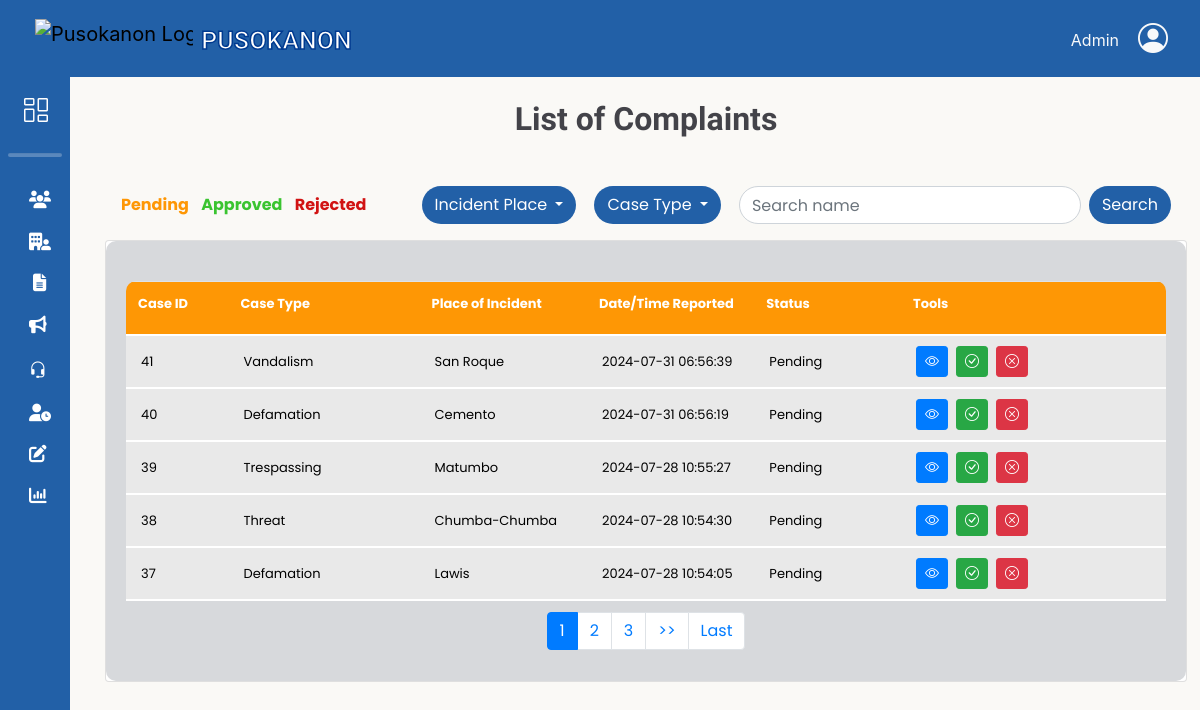
/adminbejo/complaintsList.php (signed in), run on the app's committed database.
### tables this page shows
CREATE TABLE `complaints_tbl` (
  `complaint_id` int(11) NOT NULL,
  `res_id` int(11) NOT NULL,
  `respondent_fname` varchar(50) NOT NULL,
  `respondent_mname` varchar(50) DEFAULT NULL,
  `respondent_lname` varchar(50) NOT NULL,
  `respondent_suffix` varchar(10) DEFAULT NULL,
  `respondent_gender` varchar(10) NOT NULL,
  `respondent_age` int(11) NOT NULL,
  `incident_date` date NOT NULL,
  `incident_time` time NOT NULL,
  `date_filed` timestamp NOT NULL DEFAULT current_timestamp(),
  `incident_place` varchar(50) NOT NULL,
  `case_type` varchar(50) NOT NULL,
  `narrative` text DEFAULT NULL,
  `evidence` varchar(200) DEFAULT NULL,
  `staff_id` int(11) NOT NULL,
  `hearing_date` date DEFAULT NULL,
  `hearing_time` time DEFAULT NULL,
  `status` varchar(10) NOT NULL,
  `comment` text DEFAULT NULL,
  `remarks` varchar(200) NOT NULL,
  `date_closed` date DEFAULT NULL
);

### db/DBconn.php (called while the page is built, shortened)
<?php
function decryptData($data)
{
	return openssl_decrypt($data, 'aes-256-cbc', ENCRYPTION_KEY, 0, ENCRYPTION_KEY);
}
function fetchListofComplaints($pdo, $offset = 0, $limit = null, $caseType = null, $incidentPlace = null, $status = null, $searchTerm = null) {
    $sql = "SELECT
                ct.complaint_id AS complaint_id,
                CONCAT(ct.respondent_fname, ' ', ct.respondent_lname) AS respondent_name,
                ct.case_type AS case_type,
                ct.incident_date AS incident_date,
                ct.incident_time AS incident_time,
                ct.incident_place AS incident_place,
                ct.date_filed AS date_filed,
                ct.status AS status,
                ct.remarks AS remarks,
                ct.comment AS comment,
                ct.narrative AS narrative,
                ct.evidence AS evidence,
                CONCAT(ru.res_fname, ' ', ru.res_lname) AS resident_name,
                ru.res_email AS resident_email,
                ct.respondent_age AS respondent_age,
                ct.respondent_gender AS respondent_gender
            FROM complaints_tbl ct
            INNER JOIN resident_users ru ON ct.res_id = ru.res_id
            WHERE 1=1";
    $params = [];
    if ($status !== null && $status !== '') {
        $sql .= " AND ct.status = ?";
        $params[] = $status;
    }
    $sql .= " ORDER BY ct.date_filed DESC";
    if ($limit !== null) {
        $sql .= " LIMIT ?, ?";
        $params[] = (int)$offset;
        $params[] = (int)$limit;
    }
    $stmt = $pdo->prepare($sql);
    $stmt->execute($params);
    return $stmt->fetchAll(PDO::FETCH_ASSOC);
}
function fetchTotalPendingComp($pdo)
{
	$sql = "SELECT COUNT(*) FROM complaints_tbl WHERE status = 'Pending'";
	$stmt = $pdo->prepare($sql);
	$stmt->execute();
	return $stmt->fetchColumn();
}

### adminbejo/complaintsList.php (the view, shortened to what this page needs)
<?php
    include 'headerAdmin.php';
    include '../db/DBconn.php';
    $caseType = $_GET['case_type'] ?? '';
    $incidentPlace = $_GET['incident_place'] ?? '';
    $searchTerm = trim($_GET['searchTerm'] ?? '');
    $limit = 5;
    $total_pending = fetchTotalPendingComp($pdo);
    $pendingPage = max(1, min((int)($_GET['pendingPage'] ?? 1), ceil($total_pending / $limit)));
    $pending_offset = ($pendingPage - 1) * $limit;
    $pendingComplaints = fetchListofComplaints($pdo, $pending_offset, $limit, $caseType, $incidentPlace, 'Pending', $searchTerm);
    $total_pending_pages = ceil($total_pending / $limit);
?>
<link rel="stylesheet" href="css/list.css">
<div class="container-fluid">
    <h1>List of Complaints</h1>
    <div class="mu-ds row d-flex justify-content-between align-items-center mt-5 mb-3">
        <div class="col-12 col-md-3 mb-2 mb-md-0">
            <a id="pendingLink" class="status-link me-2 active status-btn1" href="javascript:void(0);" onclick="showTable('pending')">Pending</a>
            <a id="approvedLink" class="status-link me-2 status-btn2" href="javascript:void(0);" onclick="showTable('approved')">Approved</a>
            <a id="rejectedLink" class="status-link status-btn3" href="javascript:void(0);" onclick="showTable('rejected')">Rejected</a>
        </div>
        <div class="col-12 col-md-9 d-flex justify-content-end align-items-center flex-wrap">
            <div class="dropdown me-2 mb-2 mb-md-0">
                <button class="btn dropdown-toggle this-button" type="button" id="incidentPlaceDropdown" data-bs-toggle="dropdown" aria-expanded="false">
                    Incident Place
                </button>
            </div>
            <div class="dropdown me-2 mb-2 mb-md-0">
                <button class="btn dropdown-toggle this-button" type="button" id="caseTypeDropdown" data-bs-toggle="dropdown" aria-expanded="false">
                    Case Type
                </button>
            </div>
            <form method="GET" class="d-flex" id="searchForm">
                <input id="searchInput" name="searchTerm" class="form-control me-2" type="input" placeholder="Search name" aria-label="Search name" value="<?php echo htmlspecialchars($searchTerm); ?>">
                <button class="btn this-button" type="submit">Search</button>
            </form>
        </div>
    </div>
    <div id="results" class="card d-flex flex-column">
        <div class="card-body flex-grow-1 d-flex flex-column">
            <div class="table-responsive flex-grow-1">
                <div id="pendingContainer">
                    <table id="pendingTable" class="table mx-auto" cellspacing="0" cellpadding="0">
                        <thead style="background-color: #FE9705;">
                            <tr>
                                <th>Case ID</th>
                                <th>Case Type</th>
                                <th>Place of Incident</th>
                                <th>Date/Time Reported</th>
                                <th>Status</th>
                                <th>Tools</th>
                            </tr>
                        </thead>
                        <tbody class="scrollable-table-body">
                            <?php if (!empty($pendingComplaints)): ?>
                                <?php foreach ($pendingComplaints as $complaint): ?>
                                    <tr>
                                        <?php
                                            $imageFileName = $complaint['evidence'];
                                            if (!empty($imageFileName)) {
                                                $imagePath = "../db/$imageFileName";
                                                $imageData = base64_encode(file_get_contents($imagePath));
                                                $imageMimeType = mime_content_type($imagePath);
                                                $imageSrc = "data:$imageMimeType;base64,$imageData";
                                            } else {
                                                $imageSrc = '';
                                            }
                                            $decryptedEmail = decryptData($complaint['resident_email']);
                                        ?>
                                        <td><?php echo htmlspecialchars($complaint['complaint_id']); ?></td>
                                        <td><?php echo htmlspecialchars($complaint['case_type']); ?></td>
                                        <td><?php echo htmlspecialchars($complaint['incident_place']); ?></td>
                                        <td><?php echo htmlspecialchars($complaint['date_filed']); ?></td>
                                        <td id="status-<?php echo htmlspecialchars($complaint['complaint_id']); ?>">
                                            <?php echo htmlspecialchars($complaint['status']); ?>
                                        </td>
                                        <td>
                                            <div class="d-flex justify-content-start align-items-center">
                                                <a href="#" class="btn btn-primary btn-sm me-2" onclick="showDetails(
                                                                        '<?= htmlspecialchars($complaint['resident_name'])?>',
                                                                        '<?= htmlspecialchars($decryptedEmail)?>',
                                                                        '<?= htmlspecialchars($complaint['respondent_name'])?>',
                                                                        '<?= htmlspecialchars($complaint['respondent_age'])?>',
                                                                        '<?= htmlspecialchars($complaint['respondent_gender'])?>',
                                                                        '<?= htmlspecialchars($complaint['incident_date'])?>',
                                                                        '<?= htmlspecialchars($complaint['incident_time'])?>',
                                                                        '<?= htmlspecialchars($complaint['incident_place'])?>',
                                                                        '<?= htmlspecialchars($complaint['narrative'])?>',
                                                                        '<?= $imageSrc ?>')">
                                                    <i class="bi bi-eye" title="View Details"></i> </a>
                                                <button class="btn btn-success btn-sm me-2" title="Approve Complaint" onclick="approve_complaint('<?= htmlspecialchars($complaint['complaint_id']) ?>')">
                                                    <i class="bi bi-check-circle"></i>
                                                </button>
                                                <button class="btn btn-danger btn-sm me-2" title="Reject Complaint" onclick="reject_complaint('<?= htmlspecialchars($complaint['complaint_id']) ?>')">
                                                    <i class="bi bi-x-circle"></i>
                                                </button>
                                            </div>
                                        </td>
                                    </tr>
                                    <?php endforeach; ?>
                                <?php else: ?>
                                <tr>
                                    <td colspan="6" class="text-center">No pending complaints found.</td>
                                </tr>
                            <?php endif; ?>
                        </tbody>
                    </table>
                    <div class="pagination-container">
                        <nav id="pendingPagination" aria-label="Pending complaints pagination">
                            <ul class="pagination justify-content-center">
                                <?php
                                    $total_pages = $total_pending_pages;
                                    $range = 1;
                                    $start_page = max(1, $pendingPage - $range);
                                    $end_page = min($total_pages, $pendingPage + $range);
                                    if ($end_page - $start_page < 2) {
                                        $start_page = max(1, $end_page - 2);
                                        $end_page = min($total_pages, $start_page + 2);
                                    }
                                ?>
                                <?php for ($i = $start_page; $i <= $end_page; $i++): ?>
                                    <li class="page-item<?php if ($i == $pendingPage) echo ' active'; ?>">
                                        <a class="page-link" href="?status=pending&pendingPage=<?php echo $i; ?>&searchTerm=<?php echo urlencode($searchTerm); ?>"><?php echo $i; ?></a>
                                    </li>
                                <?php endfor; ?>
                                <?php if ($pendingPage < $total_pages): ?>
                                    <li class="page-item">
                                        <a class="page-link" href="?status=pending&pendingPage=<?php echo $pendingPage + 1; ?>&searchTerm=<?php echo urlencode($searchTerm); ?>">>></a>
                                    </li>
                                <?php endif; ?>
                                <?php if ($pendingPage < $total_pages): ?>
                                    <li class="page-item">
                                        <a class="page-link" href="?status=pending&pendingPage=<?php echo $total_pages; ?>&searchTerm=<?php echo urlencode($searchTerm); ?>">Last</a>
                                    </li>
                                <?php endif; ?>
                            </ul>
                        </nav>
                    </div>
                </div>
            </div>
        </div>
    </div>
</div>
<?php require_once 'footerAdmin.php'; ?>

### adminbejo/css/headerADstyle.css (style rules this page uses)
body { height: 100%; margin-top: 77px; background-color: #FAF9F6; }
a { text-decoration: none; }
li { list-style: none; }
h1 { font-weight: 600; font-size: 1rem; }

### adminbejo/css/list.css (style rules this page uses)
body { display: flex; }
.container-fluid { margin-top: 23px; margin-left: 90px; padding-bottom: 47px; }
.card { display: flex; flex-direction: column; }
.card-body { padding-top: 40px; padding-bottom: 10px; background-color: #D7D9DC; height: 440px; border-radius: 10px; width: 90vw; display: flex; flex-direction: column; flex-grow: 1; }
.mu-ds { margin: 1rem; }
.col-12 { gap: 10px; padding-left: 0px; padding-right: 0px; }
.this-button { background-color: #2260a7; color: white; border-radius: 50px; }
.status-btn1 { color: #FE9705; font-weight: bold; }
.status-btn2 { color: #3AC430; font-weight: bold; }
.status-btn3 { color: #D11313; font-weight: bold; }
.col-12 .form-control { border-radius: 50px; }
h1 { font-family: "Titan One", cursive; font-size: 2rem; color: #434349; display: flex; justify-content: center; }
.scrollable-table-body { overflow-y: auto; }
.table tr td { font-size: 13px; }
.table tr th { font-size: 13px; width: 20px; color: white; }
.table-responsive { position: relative; border-radius: 10px; overflow-x: auto; max-height: 400px; overflow-y:scroll; height:400px; display:block; padding-top: 0; flex-grow: 1; }
.pagination-container { position: absolute; bottom: 5px; left: 50%; transform: translateX(-50%); width: 100%; }
.table-responsive table { border-collapse: collapse; width: 100%; }
.table-responsive tbody { max-height: 400px; overflow-y: auto; background-color: #E9E9E9; }
.table-responsive th, .table-responsive td { font-size: 16px; text-align: left; vertical-align: middle; }
.table-responsive th { border-bottom: 1px solid blue; position: sticky; top: 0; padding-bottom: 20px; color: white; }
.table-responsive td { padding: 10px 15px; border-bottom: 2px solid white; }

### data on the page
complaints_tbl: complaint_id "41", case_type "Vandalism", incident_place "San Roque", date_filed "2024-07-31 06:56:39", status "Pending"
complaints_tbl: complaint_id "40", case_type "Defamation", incident_place "Cemento", date_filed "2024-07-31 06:56:19", status "Pending"
complaints_tbl: complaint_id "39", case_type "Trespassing", incident_place "Matumbo", date_filed "2024-07-28 10:55:27", status "Pending"
complaints_tbl: complaint_id "38", case_type "Threat", incident_place "Chumba-Chumba", date_filed "2024-07-28 10:54:30", status "Pending"
complaints_tbl: complaint_id "37", case_type "Defamation", incident_place "Lawis", date_filed "2024-07-28 10:54:05", status "Pending"
